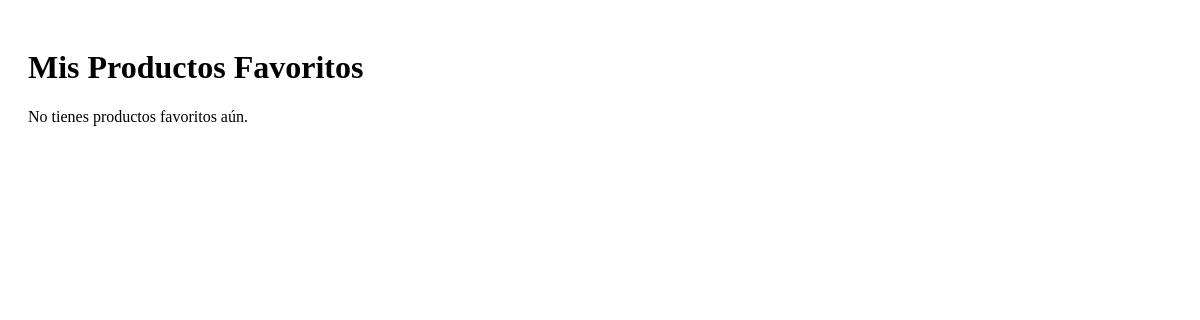
Before: /favorites/ (signed in) with the older database file.
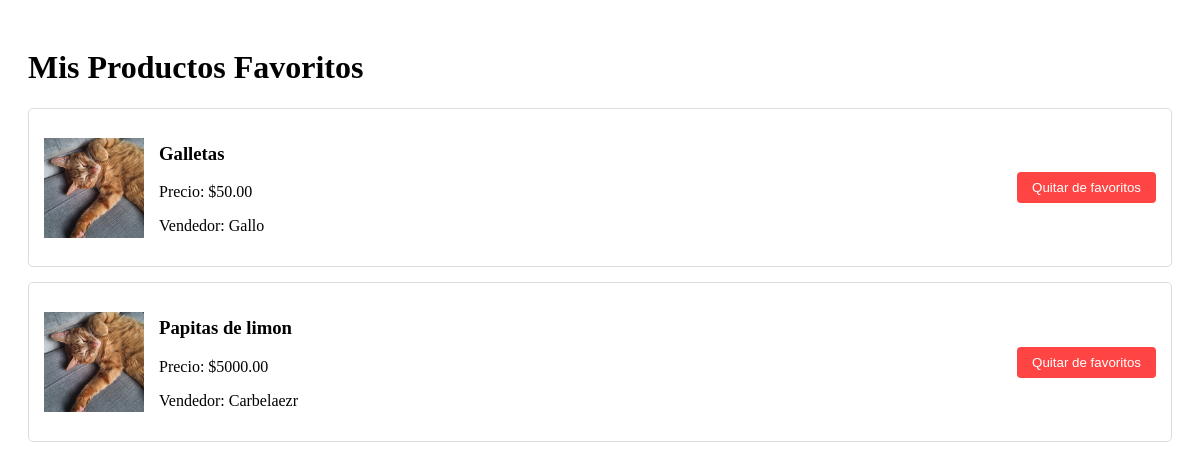
After: the same page with the newer database file.
### products/models.py (models this page shows, shortened)
class Favorite(models.Model):
    user = models.ForeignKey(
        User,
        on_delete=models.CASCADE,
        related_name='favorites'
    )
    product = models.ForeignKey(
        Product,
        on_delete=models.CASCADE,
        related_name='favorited_by'
    )
    created_at = models.DateTimeField(
        auto_now_add=True,
        verbose_name='Fecha de agregado'
    )
    class Meta:
        unique_together = ['user', 'product']
        ordering = ['-created_at']
        verbose_name = 'Favorito'
        verbose_name_plural = 'Favoritos'

class Product(models.Model):
    PAYMENT_CHOICES = [
        ('Efectivo', 'Efectivo'),
        ('Transferencia', 'Transferencia'),
    ]
    CATEGORY_CHOICES = [
        ('Comida', 'Comida'),
        ('Ropa', 'Ropa'),
        ('Tecnología', 'Tecnología'),
        ('Libros', 'Libros'),
        ('Otros', 'Otros'),
    ]
    CONDITION_CHOICES = [
        ('Nuevo', 'Nuevo'),
        ('Usado', 'Usado'),
        ('Buen estado', 'Buen estado'),
    ]
    ACCOUNT_TYPE_CHOICES = [
        ('Nequi', 'Nequi'),
        ('Bancolombia', 'Bancolombia'),
    ]
    name = models.CharField(
        max_length=255,
        verbose_name='Nombre',
        help_text='Nombre del producto'
    )
    category = models.CharField(
        max_length=50,
        choices=CATEGORY_CHOICES,
        verbose_name='Categoría'
    )
    description = models.TextField(
        verbose_name='Descripción',
        help_text='Describe tu producto detalladamente'
    )
    quantity = models.PositiveIntegerField(
        validators=[MinValueValidator(1)],
        verbose_name='Cantidad',
        help_text='Debe ser mayor a 0'
    )
    price = models.DecimalField(
        max_digits=10,
        decimal_places=2,
        validators=[MinValueValidator(0.01)],
        verbose_name='Precio',
        help_text='Precio en pesos colombianos'
    )
    published_at = models.DateTimeField(
        default=timezone.now,
        verbose_name='Fecha de publicación'
    )
    condition = models.CharField(
        max_length=50,
        choices=CONDITION_CHOICES,
        verbose_name='Estado'
    )
    location = models.CharField(
        max_length=255,
        blank=True,
        null=True,
        verbose_name='Ubicación',
        help_text='Lugar de entrega en el campus'
    )
    image = models.ImageField(
        upload_to='products/',
        verbose_name='Imagen',
        help_text='Imagen del producto'
    )
    seller = models.ForeignKey(
        User,
        on_delete=models.CASCADE,
        verbose_name='Vendedor',
        related_name='products'
    )
    payment_method = models.CharField(
        max_length=20,
        choices=PAYMENT_CHOICES,
        verbose_name='Método de pago'
    )
    account_number = models.CharField(
        max_length=50,
        blank=True,
        null=True,
        verbose_name='Número de cuenta',
        validators=[
            RegexValidator(
                regex=r'^\d{10,20}$',
                message='Ingrese un número de cuenta válido'
            )
        ]
    )
    account_type = models.CharField(
        max_length=50,
        choices=ACCOUNT_TYPE_CHOICES,
        blank=True,
        null=True,
        verbose_name='Tipo de cuenta'
    )
    qr_code = models.ImageField(
        upload_to='qr_codes/',
        blank=True,
        null=True,
        verbose_name='Código QR'
    )
    available = models.BooleanField(
        default=True,
        verbose_name='Disponible'
    )
    tags = models.CharField(
        max_length=255,
        blank=True,
        verbose_name='Etiquetas',
        help_text='Separa las etiquetas con comas'
    )
    class Meta:
        verbose_name = 'Producto'
        verbose_name_plural = 'Productos'
        ordering = ['-published_at']
        indexes = [
            models.Index(fields=['name']),
            models.Index(fields=['category']),
            models.Index(fields=['available']),
        ]

### products/views.py (the view)
# urls.py: path('favorites/', products_views.favorites_list, name='favorites_list'),
@login_required
def favorites_list(request):
    favorites = Favorite.objects.filter(user=request.user)
    return render(request, 'products/favorites.html', {
        'favorites': favorites
    })

### products/templates/products/favorites.html (shortened to what this page needs)
<!DOCTYPE html>
<html>
<head>
</head>
<body>
    <div class="favorites-container">
        <h1>Mis Productos Favoritos</h1>
        {% if favorites %}
            {% for favorite in favorites %}
                <div class="favorite-item" id="favorite-{{ favorite.product.id }}">
                    {% if favorite.product.image %}
                        <img src="{{ favorite.product.image.url }}" alt="{{ favorite.product.name }}" class="favorite-image">
                    {% endif %}
                    <div class="favorite-info">
                        <h3>{{ favorite.product.name }}</h3>
                        <p>Precio: ${{ favorite.product.price }}</p>
                        <p>Vendedor: {{ favorite.product.seller.username }}</p>
                    </div>
                    <button class="remove-favorite" onclick="toggleFavorite({{ favorite.product.id }})">
                        Quitar de favoritos
                    </button>
                </div>
            {% endfor %}
        {% else %}
            <p>No tienes productos favoritos aún.</p>
        {% endif %}
    </div>
</body>
</html>

Changed rows visible on the page:
added Favorite: product.image (picture), product.name "Galletas", product.price "50.00", product.seller.username "Gallo"
added Favorite: product.image (picture), product.name "Papitas de limon", product.price "5000.00", product.seller.username "Carbelaezr"
Other visible differences:
text no longer shown: "No tienes productos favoritos aún."
